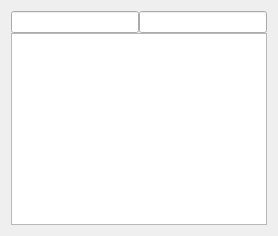
       <widget class="QWidget" name="layoutWidget">
        <layout class="QVBoxLayout" name="verticalLayout">
         <property name="spacing">
          <number>0</number>
         </property>
         <item>
          <layout class="QHBoxLayout" name="horizontalLayout_7">
           <property name="spacing">
            <number>0</number>
           </property>
           <item>
            <widget class="QLineEdit" name="lineEdit_3"/>
           </item>
           <item>
            <widget class="QLineEdit" name="lineEdit_2"/>
           </item>
          </layout>
         </item>
         <item>
          <widget class="QTreeView" name="connectionsTreeView">
           <property name="sizePolicy">
            <sizepolicy hsizetype="Preferred" vsizetype="Expanding">
             <horstretch>0</horstretch>
             <verstretch>0</verstretch>
            </sizepolicy>
           </property>
           <property name="alternatingRowColors">
            <bool>true</bool>
           </property>
           <property name="iconSize">
            <size>
             <width>16</width>
             <height>16</height>
            </size>
           </property>
           <property name="uniformRowHeights">
            <bool>true</bool>
           </property>
           <property name="sortingEnabled">
            <bool>true</bool>
           </property>
           <property name="animated">
            <bool>true</bool>
           </property>
           <attribute name="headerVisible">
            <bool>true</bool>
           </attribute>
          </widget>
         </item>
        </layout>
       </widget>
